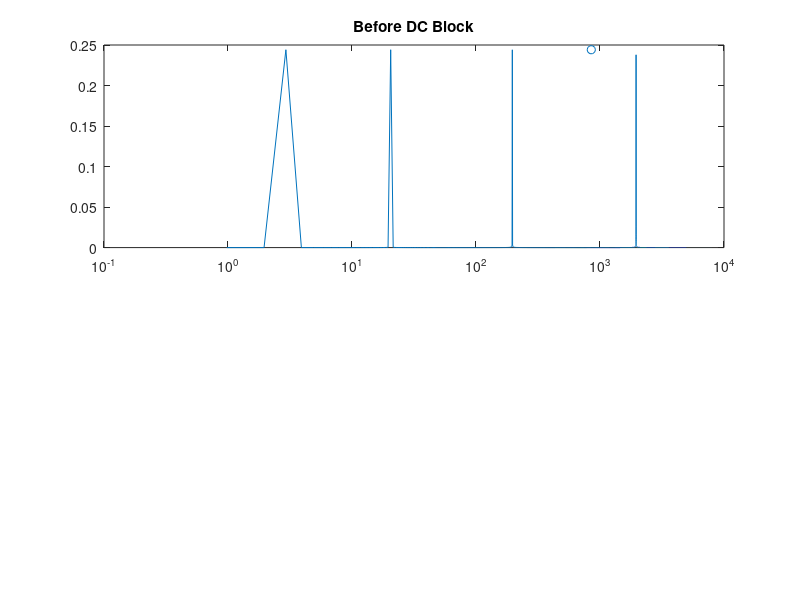

This figure's MATLAB source: (Note: this script raises an error after producing the figure.)
fs = 16000;

t = 0:1/fs:1.0;
% sine_2hz_20hz_200hz_2khz
x = sin(2*pi*2*t)+sin(2*pi*20*t)+sin(2*pi*200*t)+sin(2*pi*2000*t);
x = x/4.0;

tmp = x.*65535*65535/2;

fid = fopen('sine_2hz_20hz_200hz_2khz.pcm', 'wb'); 
fwrite(fid, tmp, 'int32');

audiowrite('sine_2hz_20hz_200hz_2khz.wav', x, fs);

N = 2^nextpow2(length(x)); 
X = abs(fft(x))*2/N;
[pks,locs] = findpeaks(X(1:N/2));

f = 1:N/2;
f = f*fs/N;

subplot(211); plot(f, X(1:N/2)); hold on; scatter(locs*fs/N, pks);
set(gca,'xscale','log'); title('Before DC Block');

y = DCBlock(x, 0.8712);
Y = abs(fft(y))*2/N;
audiowrite('sine_2hz_20hz_200hz_2khz_fc_350hz.wav', y(1:N/2), fs);

[pks,locs] = findpeaks(Y(1:N/2));
subplot(212); plot(f, Y(1:N/2)); hold on; scatter(locs*fs/N, pks);
scatter([350], [0.25*0.707], '*'); text(350, 0.25*0.707+0.02, 'cutoff')
set(gca,'xscale','log'); title('After DC Block');

fig = figure(2);
% [mag, phase] = freqz(b,a,'whole', fs);
% power = abs(mag).^2;
% dB3 = interp1(power(1:N/2), mag(1:N/2), 0.5);
% semilogx(power);

sys_z = tf([1,-1], [1, -0.8712], 1/fs);
sys = d2c(sys_z);
[mag,phase,wout] = bode(sys);   % Get Plot Data
mag = squeeze(mag);             % Reduce (1x1xN) Matrix To (1xN)
phase= squeeze(phase);
magr2 = (mag/max(mag)).^2;      % Calculate Power Of Ratio Of ‘mag/max(mag)’
dB3 = interp1(magr2, [wout phase mag], 0.5, 'spline');  % Find Frequency & Phase & Amplitude of Half-Power (-3 dB) Point
semilogx(wout/2/pi, mag, '--', dB3(1)/2/pi, dB3(3), '-*');
str_e = sprintf('Cutoff(%0.2f, %0.2f)', dB3(1)/2/pi, dB3(3))
text(dB3(1)/2/pi, dB3(3), str_e);

function y = DCBlock ( x, c )  % c - coefficient  
    b = [1, -1];  % filter coefficient b  
    a = [1, -c];  % filter coefficient a  
    y = filter (b,a,x);
end




   
